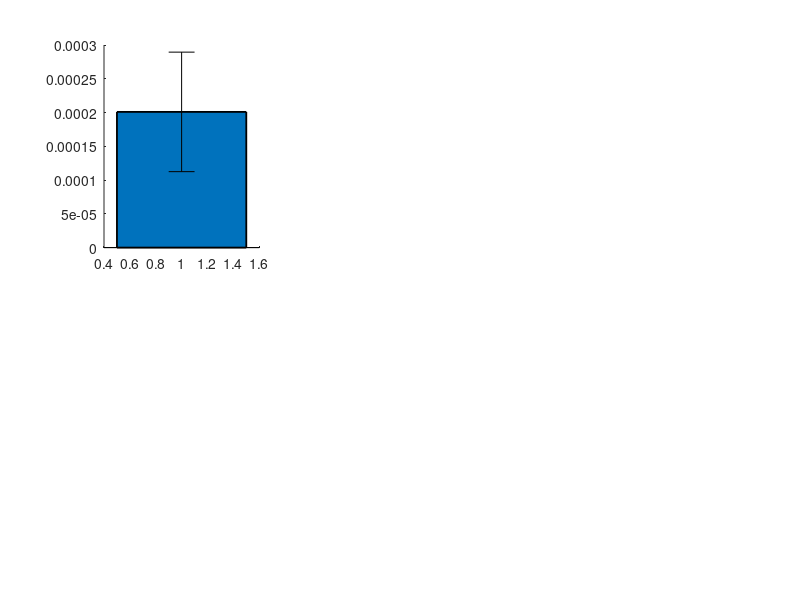

Write the MATLAB code that produced this figure. (Note: this script raises an error after producing the figure.)
clear all;
close all;

load('all_param_data.mat')

muscle_list = {'Carpi_Radialis', 'Bicep', 'Deltoid', 'Tricep', 'Wrist_Extensor', 'Acromiotrapezius'};

muscle_names = {'W. Flexor','Biceps','Deltoid','Triceps','W. Extensor','Acromiotrapezius'};


%% Filter Sigmoid Structure
% sigmoid_struct = sigmoid_struct(["transq_rat_8"] ~= [sigmoid_struct.Rat]);
sigmoid_struct = sigmoid_struct(strcmp({sigmoid_struct.Position}, 'C4') == 0);
sigmoid_struct = sigmoid_struct(strcmp({sigmoid_struct.Position}, 'C6') == 0);

% sigmoid_struct = sigmoid_struct(strcmp({sigmoid_struct.Position}, 'C5'));
sigmoid_struct = sigmoid_struct(strcmp({sigmoid_struct.Depth}, 'Epidural'));
% sigmoid_struct = sigmoid_struct(strcmp({sigmoid_struct.Depth}, 'Spinous_Process'));

%Remove 1ms monophasic pulse
stim_filter = strcmp({sigmoid_struct.Duration}, '1_ms') + strcmp({sigmoid_struct.Stim_Waveform},'Monophasic')+...
    strcmp({sigmoid_struct.Stim_Freq}, 'Single') ~= 3;

% sigmoid_struct = sigmoid_struct(strcmp({sigmoid_struct.Duration}, '1_ms'));
sigmoid_struct = sigmoid_struct(stim_filter);



% sigmoid_struct = sigmoid_struct(strcmp({sigmoid_struct.Stim_Freq}, '10_kHz'));
sigmoid_struct = sigmoid_struct(strcmp({sigmoid_struct.Stim_Freq}, 'Single'));
sigmoid_struct = sigmoid_struct(strcmp({sigmoid_struct.Stim_Waveform}, 'Monophasic'));
% sigmoid_struct = sigmoid_struct(strcmp({sigmoid_struct.Stim_Waveform}, 'Biphasic'));
sigmoid_struct = sigmoid_struct(strcmp({sigmoid_struct.Lateral_Position}, 'Midline'));
% sigmoid_struct = sigmoid_struct(strcmp({sigmoid_struct.Lateral_Position}, 'Lateral'));



filtered_struct = sigmoid_struct;

%% Organize for statistics 
% Choose parameter to plot (1 = stim threshold, 2 = asymptote,
% 3 = midpoint, 4 = slope, 5 = max_activation, 6 = max_charge)
sig_param = 4;

% stim_string_array = {};
% stim_type_general = {};
% 
% for stim_set = 1:length(sigmoid_struct)
%     stim_string = [sigmoid_struct(stim_set).Rat{1},'_',sigmoid_struct(stim_set).Stim_Freq,'_',...
%         sigmoid_struct(stim_set).Stim_Waveform,'_', sigmoid_struct(stim_set).Depth];
%     
%     stim_string_array{end+1} = stim_string;
%     
%     sigmoid_struct(stim_set).stim_idx = stim_string;
%     
%     stim_type_general{end+1} = [sigmoid_struct(stim_set).Stim_Freq,'_',...
%         sigmoid_struct(stim_set).Stim_Waveform,'_', sigmoid_struct(stim_set).Depth];
% end
% 
% stim_type_list = unique(stim_string_array);
% stim_type_general = unique(stim_type_general);

%Store single and 10k values for distribution function
%Plot by position

%Choose pos to center (C3 = 1, C5 = 2, C7 = 3)
pos_order = {'C3','C5','C7'};

muscle_data = {
    {[],[],[]}
    {[],[],[]}
    {[],[],[]}
    {[],[],[]}
    {[],[],[]}
    {[],[],[]}
    };
for pos = 1:length(pos_order)
    temp_struct = sigmoid_struct(strcmp({sigmoid_struct.Position}, pos_order{pos}));
    for muscle = 1:length(muscle_list)
        for idx = 1:length(temp_struct)
            if isempty(temp_struct(idx).(muscle_list{muscle})) ~= 1
                muscle_data{muscle}{pos}(end+1) = temp_struct(idx).(muscle_list{muscle})(sig_param);
            end
        end
    end

    
end

bar_colors = {
    [0, 0.4470, 0.7410]
    [0.4660, 0.6740, 0.1880]
    [0.35, 0.35, 0.35]

};

figure
for muscle = 1:length(muscle_list)
    subplot(2,3,muscle)
    hold on
    for pos = 1:3
        data_mean = mean(muscle_data{muscle}{pos});
        data_ste = std(muscle_data{muscle}{pos})/sqrt(length(muscle_data{muscle}{pos}));
        bar(pos,data_mean,0.5,'LineWidth',1.3, 'FaceColor', bar_colors{pos})
        errorbar(pos,data_mean,data_ste, 'k', 'LineWidth', 1.3)
        
    end
    title(muscle_names{muscle})
    ylim([0 1e-3])
    xticks([1 2 3])
    xticklabels(pos_order)
    ylabel('Sensitivity (% Activation/uA')
    ylim_max = ylim;
    xlim([0.2 3.8])
    
    ax = gca;
    ax.FontSize = 17;
    
end



